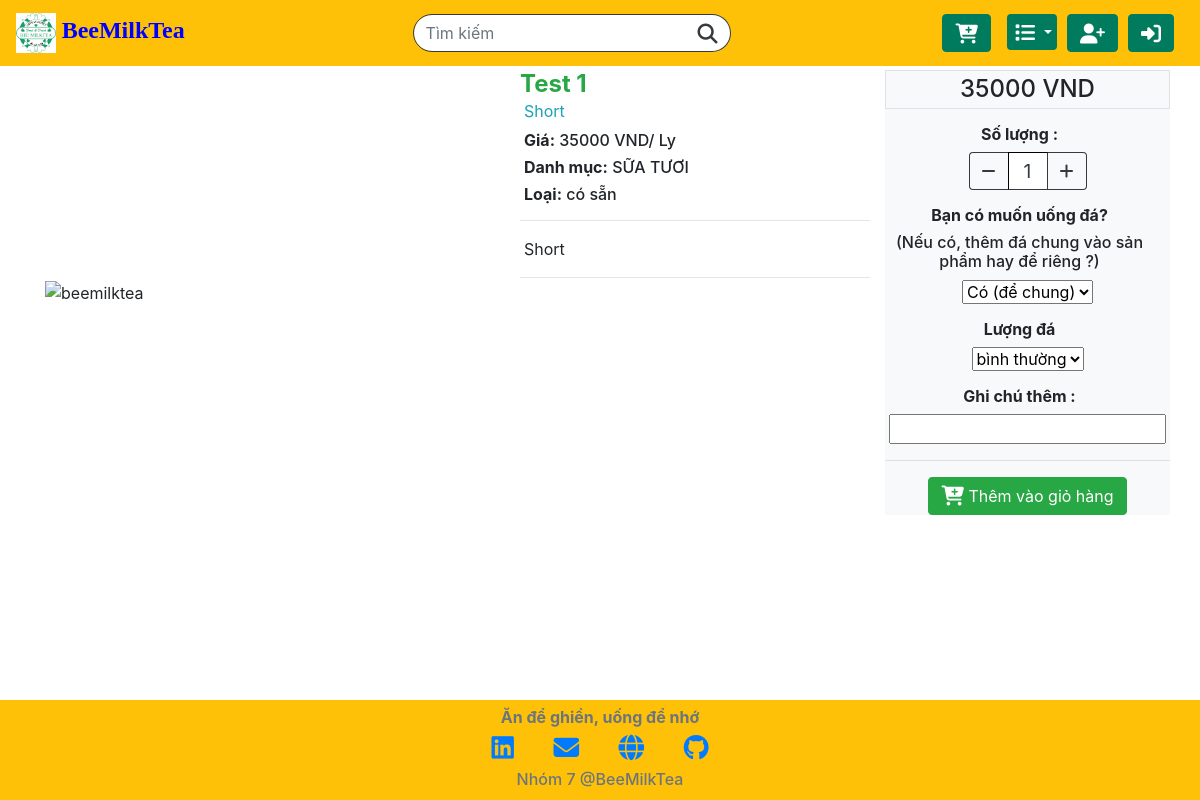
The page /item/29 on the database as committed earlier.
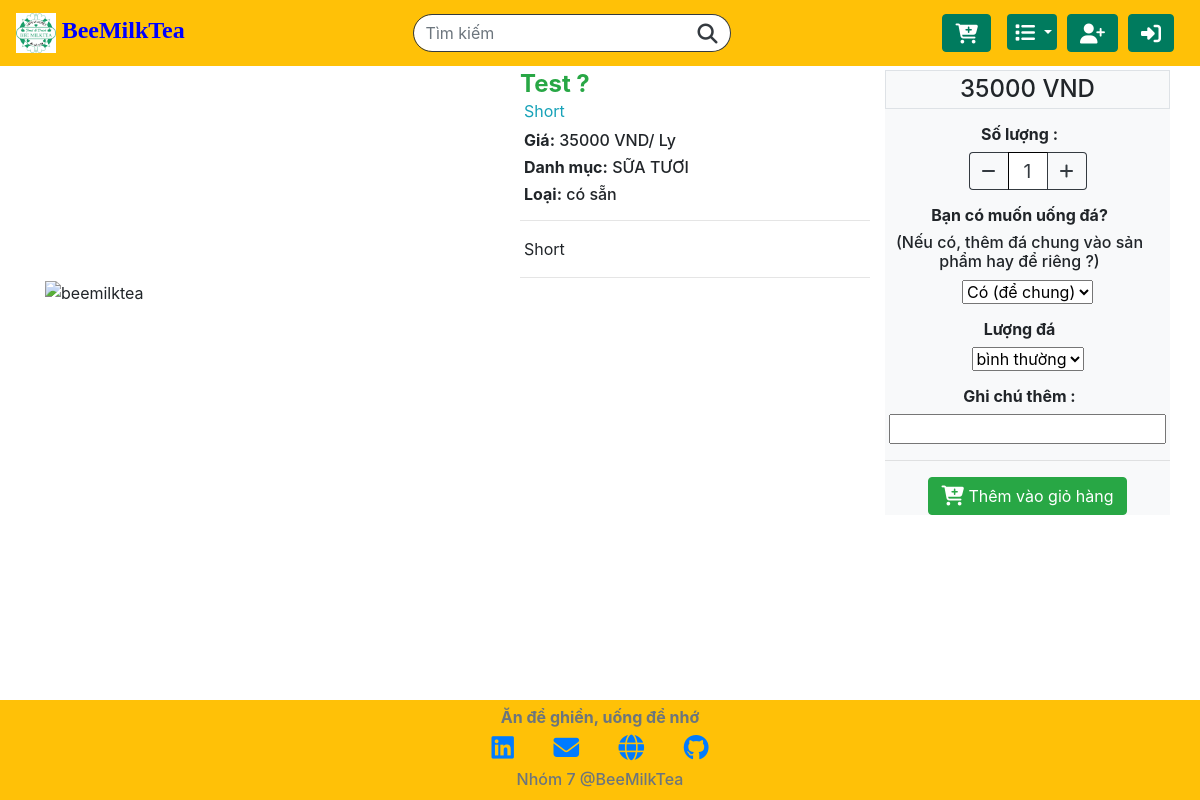
The same page on the database as committed later.
### orders/models.py (models this page shows, shortened)
class Product(models.Model):
    name = models.CharField(max_length=64)
    category = models.CharField(max_length=32, choices=CATEGORIES, default='TRÀ SỮA')
    price = models.IntegerField(default=50000)
    unit = models.CharField(max_length=10, default='1 ly')
    availability = models.CharField(max_length=32, choices=AVAILABILITIES, default='có sẵn')
    quantity = models.IntegerField()
    description_short = models.CharField(max_length=64, default='có sẵn')
    description_long = models.TextField(default='có sẵn')
    image = models.ImageField(verbose_name="Product Image", upload_to="orders/static/orders/images/", default=None, blank=True)
    image_filename = models.CharField(max_length=256, default="image.jpg")

### orders/views.py (the view)
# urls.py: path("item/<int:item_id>", views.item_view, name="itemview"),
def item_view(request, item_id):
    try:
        data = Product.objects.get(pk=item_id)
    except ObjectDoesNotExist:
        return HttpResponseRedirect(reverse("index"))
    data.image_filename = image_filename(data.image)
    JSONdata = {
        "id": item_id,
        "name": data.name,
        "category": data.category,
        "unit": data.unit,
        "price": float(data.price)
    }
    JSONdata = json.dumps(JSONdata)
    context = {
        "item": data,
        "JSONdata": JSONdata
    }
    return render(request, "orders/product.html", context)

### orders/views.py (called while the page is built)
def image_filename(image):
    path = image.url
    head, tail = ntpath.split(path)
    return tail

### orders/templates/orders/product.html (shortened to what this page needs)
{% extends "orders/base.html" %}
{% block script %}
{% load static %}
{% endblock %}
{% block main %}
<div class="container pb-5 mt-5">
  <div class="row equal">
    <div class="col-md-5 d-flex d-flex align-items-center justify-content-center" style="overflow:hidden">
      <div class="product-image w-100">
        {% with "orders/images/"|add:item.image_filename as path %}
        {% load static %}
        <img src="{% static path %}" class="img-product" alt="beemilktea">
        {% endwith %}
      </div>
    </div>
    <div class="col-md-4">
      <h4 class="mb-3 d-inline text-success"><b>{{ item.name }} </b></h4>
      <p class="text-info pl-1 mb-2">{{ item.description_short }}</p>
      <h6 class="pl-1 price_basic" data-price='{{ item.price }}'><b>Giá:</b> {{ item.price }} VND/ {{ item.unit }}</h6>
      <h6 class="pl-1"><b>Danh mục:</b> {{ item.category }}</h6>
      <h6 class="pl-1"><b>Loại:</b> {{ item.availability }}</h6>
      <hr>
      <p class="pl-1">{{ item.description_long }}</p>
      <hr>
    </div>
    <div class="col-md-3 bg-light m-0 p-0 customer-needs">
      <div class="w-100 border">
        <h4 class="m-1 text-center" id="item_QPrice">{{ item.price }} VND</h4>
      </div>
      <div class="p-3 text-center">
        <h6 class="pr-3"><b>Số lượng :</b></h6>
        <div class="d-flex justify-content-center">
          <button id="minus" class="quantity_left btn btn-outline-dark"><i class="fas fa-minus"></i></button>
          <input id="quantity" class="quantity_middle btn-outline-dark" type="number" value="1" min=1>
          <button id="plus" class="quantity_right btn btn-outline-dark"><i class="fas fa-plus"></i></button>
        </div>
      </div>
      <div class="ice pb-3 text-center">
        <h6 class="pr-3"><b>Bạn có muốn uống đá?</b></h6>
        <h6 class="pr-3">(Nếu có, thêm đá chung vào sản phẩm hay để riêng ?)</h6>
        <select class="selectpicker ice-type" data-style="btn-info" data-width="150px">
          <option value="sản phẩm để chung với đá" selected="selected">Có (để chung)</option>
        </select>
      </div>
      <div class="with-ice pb-3 text-center">
        <h6 class="pr-3"><b>Lượng đá</b></h6>
        <select class="selectpicker ice-amount" data-style="btn-info" data-width="150px">
          <option value="đá bình thường" selected>bình thường</option>
        </select>
      </div>
      <div class="ice text-center">
        <h6 class="pr-3"><b>Ghi chú thêm :</b></h6>
        <div class="mr-1 ml-1">
          <input class="w-100 needs-other" type="text" name="needs-other">
        </div>
      </div>
      <hr>
      <div class=" btn-add-to-cart text-center">
        <button type="button" name="button-cart" id="add-to-cart" class="btn btn-success"><i class="fas fa-cart-plus fa-lg"></i> Thêm vào giỏ hàng</a></button>
      </div>
    </div>
  </div>
</div>
{% endblock %}

Rows that differ between the two databases and show on the page:
changed Product "Short": name "Test 1" → "Test ?"
